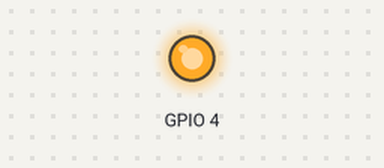
Bench run of a sketch on a simulated ESP32. Parts: output pins drawn as LEDs (lit = HIGH). WiFi joins after 1.5 s; servers stay silent unless stated; no MQTT or app messages arrive unless stated; the camera gives no picture; what the sketch prints to the serial monitor is not drawn.

Above: at 2.01 s.
At 46.1 s:
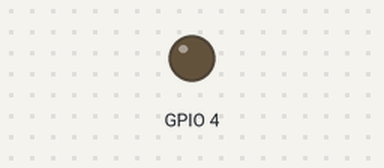
Timing chart, 0 to 78.9 s (numbered marks = the images above):
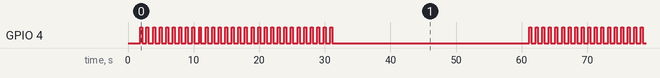

Measured:
- by itself, GPIO 4: moves between LOW and HIGH, repeating every 59.3 s
- by itself, everything shown: repeats every 59.3 s, in 60 steps

The sketch:

mqtt_yt.ino
```cpp
#include <Adafruit_MQTT.h>
#include <Adafruit_MQTT_Client.h>
#include <WiFi.h>
#include "esp_camera.h"
#include <base64.h>
#include <SPIFFS.h>
#include "soc/soc.h"
#include "soc/rtc_cntl_reg.h"
#include "driver/rtc_io.h"
#include <FS.h>
#include <ArduinoJson.h>

// pin cam
#define PWDN_GPIO_NUM 32
#define RESET_GPIO_NUM -1
#define XCLK_GPIO_NUM 0
#define SIOD_GPIO_NUM 26
#define SIOC_GPIO_NUM 27
#define Y9_GPIO_NUM 35
#define Y8_GPIO_NUM 34
#define Y7_GPIO_NUM 39
#define Y6_GPIO_NUM 36
#define Y5_GPIO_NUM 21
#define Y4_GPIO_NUM 19
#define Y3_GPIO_NUM 18
#define Y2_GPIO_NUM 5
#define VSYNC_GPIO_NUM 25
#define HREF_GPIO_NUM 23
#define PCLK_GPIO_NUM 22
#define cols 320
#define rows 240
#define size 3

// WiFi
#define WLAN_SSID "-" // isi dengan nama Wi-Fi
#define WLAN_PASS "-" // isi dengan password Wi-Fi

// #define WLAN_SSID "Your-SSID-WiFi" // isi dengan nama Wi-Fi
// #define WLAN_PASS "Your-Password-WiFi" // isi dengan password Wi-Fi

// Adafruit
#define AIO_SERVER "io.adafruit.com"
#define AIO_SERVERPORT 1883
#define AIO_USER "-" // isi dengan Adafruit IO username
#define AIO_KEY "-" // isi dengan Adafruit IO Key

WiFiClient client;

Adafruit_MQTT_Client mqtt(&client, AIO_SERVER, AIO_SERVERPORT, AIO_USER, AIO_KEY);
Adafruit_MQTT_Publish camera = Adafruit_MQTT_Publish(&mqtt, AIO_USER "/feeds/photo");

static bool is_initialised = false;
uint8_t *snapshot_buf;
unsigned long skr = 0;
static camera_config_t camera_config = {
  .pin_pwdn = PWDN_GPIO_NUM,
  .pin_reset = RESET_GPIO_NUM,
  .pin_xclk = XCLK_GPIO_NUM,
  .pin_sscb_sda = SIOD_GPIO_NUM,
  .pin_sscb_scl = SIOC_GPIO_NUM,
  .pin_d7 = Y9_GPIO_NUM,
  .pin_d6 = Y8_GPIO_NUM,
  .pin_d5 = Y7_GPIO_NUM,
  .pin_d4 = Y6_GPIO_NUM,
  .pin_d3 = Y5_GPIO_NUM,
  .pin_d2 = Y4_GPIO_NUM,
  .pin_d1 = Y3_GPIO_NUM,
  .pin_d0 = Y2_GPIO_NUM,
  .pin_vsync = VSYNC_GPIO_NUM,
  .pin_href = HREF_GPIO_NUM,
  .pin_pclk = PCLK_GPIO_NUM,
  .xclk_freq_hz = 20000000,
  .ledc_timer = LEDC_TIMER_0,
  .ledc_channel = LEDC_CHANNEL_0,
  .pixel_format = PIXFORMAT_JPEG,
  .frame_size = FRAMESIZE_QVGA,
  .jpeg_quality = 12,
  .fb_count = 1,
  .fb_location = CAMERA_FB_IN_PSRAM,
  .grab_mode = CAMERA_GRAB_WHEN_EMPTY,
};

bool ainit(void);
void deinit(void);
bool capture(uint8_t *out_buf);

void setup() {
  Serial.begin(115200);
  if (ainit() == false) {
    Serial.println("Failed to initialize Camera!");
  } else {
    Serial.println("Camera initialized");
  }
  pinMode(4, OUTPUT);
  digitalWrite(4, LOW);
  setup_wifi();
  WRITE_PERI_REG(RTC_CNTL_BROWN_OUT_REG, 0);
}

// void loop() {
//   if (millis() - skr > 1000) {
//     skr = millis();
//     MQTT_connect();
//     snapshot_buf = (uint8_t *)malloc(cols * rows * size);
//     if (snapshot_buf == nullptr) {
//       Serial.println("ERR: Failed to allocate snapshot buffer!");
//       return;
//     }
//     if (capture(snapshot_buf) == false) {
//       Serial.println("Failed to capture image");
//       return;
//     }
//     free(snapshot_buf);
//   }
// }

// unsigned long skr = 0; // Menyimpan waktu terakhir
int iterationCount = 0; // Menghitung jumlah iterasi

void loop() {
  // Mengecek apakah 1 detik telah berlalu
  if (millis() - skr > 1000) {
    skr = millis(); // Memperbarui waktu terakhir
    iterationCount++; // Meningkatkan hitungan iterasi

    // Koneksi MQTT
    MQTT_connect();

    // Alokasi memori untuk buffer gambar
    snapshot_buf = (uint8_t *)malloc(cols * rows * size);
    if (snapshot_buf == nullptr) {
      Serial.println("ERR: Failed to allocate snapshot buffer!");
      return;
    }

    // Pengambilan gambar
    if (capture(snapshot_buf) == false) {
      Serial.println("Failed to capture image");
      free(snapshot_buf); // Pastikan memori dibebaskan jika gagal
      return;
    }

    // Membebaskan buffer setelah digunakan
    free(snapshot_buf);

    // Mengecek apakah iterasi telah mencapai 30 kali
    if (iterationCount >= 30) {
      Serial.println("Pausing for 30 seconds...");
      delay(30000); // Delay selama 30 detik
      iterationCount = 0; // Reset penghitung iterasi
    }
  }
}


// Connect to Wifi
void setup_wifi() {
  delay(10);
  Serial.println();
  Serial.print("Connecting to ");
  Serial.println(WLAN_SSID);
  WiFi.begin(WLAN_SSID, WLAN_PASS);
  while (WiFi.status() != WL_CONNECTED) {
    delay(500);
    Serial.print(".");
  }
  Serial.println("");
  Serial.println("WiFi connected");
  Serial.println("IP address: ");
  Serial.println(WiFi.localIP());
}

// Inisiasi Camera
bool ainit(void) {
  if (is_initialised) return true;
  esp_err_t err = esp_camera_init(&camera_config);
  if (err != ESP_OK) {
    Serial.println("Camera init failed with error 0x%x\n");
    return false;
  }
  is_initialised = true;
  return true;
}

void deinit(void) {
  esp_err_t err = esp_camera_deinit();
  if (err != ESP_OK) {
    Serial.println("Camera deinit failed\n");
    return;
  }
  is_initialised = false;
  return;
}

// Capture picture
bool capture(uint8_t *out_buf) {
  if (!is_initialised) {
    Serial.println("ERR: Camera is not initialized");
    return false;
  }
  digitalWrite(4, HIGH);  // flash on
  camera_fb_t *fb = NULL;
  for (int i = 0; i < 4; i++) {
    fb = esp_camera_fb_get();
    esp_camera_fb_return(fb);
    fb = NULL;
  }
  fb = NULL;
  fb = esp_camera_fb_get();
  if (!fb) {
    Serial.println("Camera capture failed");
    return false;
  }
  String buffer = base64::encode((uint8_t *)fb->buf, fb->len);
  unsigned int length();
  Serial.println("Buffer Length: ");
  Serial.print(buffer.length());
  Serial.println("");
  Serial.println("Publishing...");
  if (!camera.publish(buffer.c_str())) Serial.println(F("failed"));
  else Serial.println(F("worked"));
  esp_camera_fb_return(fb);
  digitalWrite(4, LOW);  // flash off
  return true;
}

// Connect to MQTT
void MQTT_connect() {
  int8_t ret;
  if (mqtt.connected()) {
    return;
  }
  Serial.print("Connecting to MQTT... ");
  uint8_t retries = 3;
  while ((ret = mqtt.connect()) != 0) {
    Serial.println(mqtt.connectErrorString(ret));
    Serial.println("Retrying MQTT connection in 5 seconds...");
    mqtt.disconnect();
    delay(5000);
    retries--;
    if (retries == 0) {
      while (1)
        ;
    }
  }
  Serial.println("MQTT Connected!");
}
```
